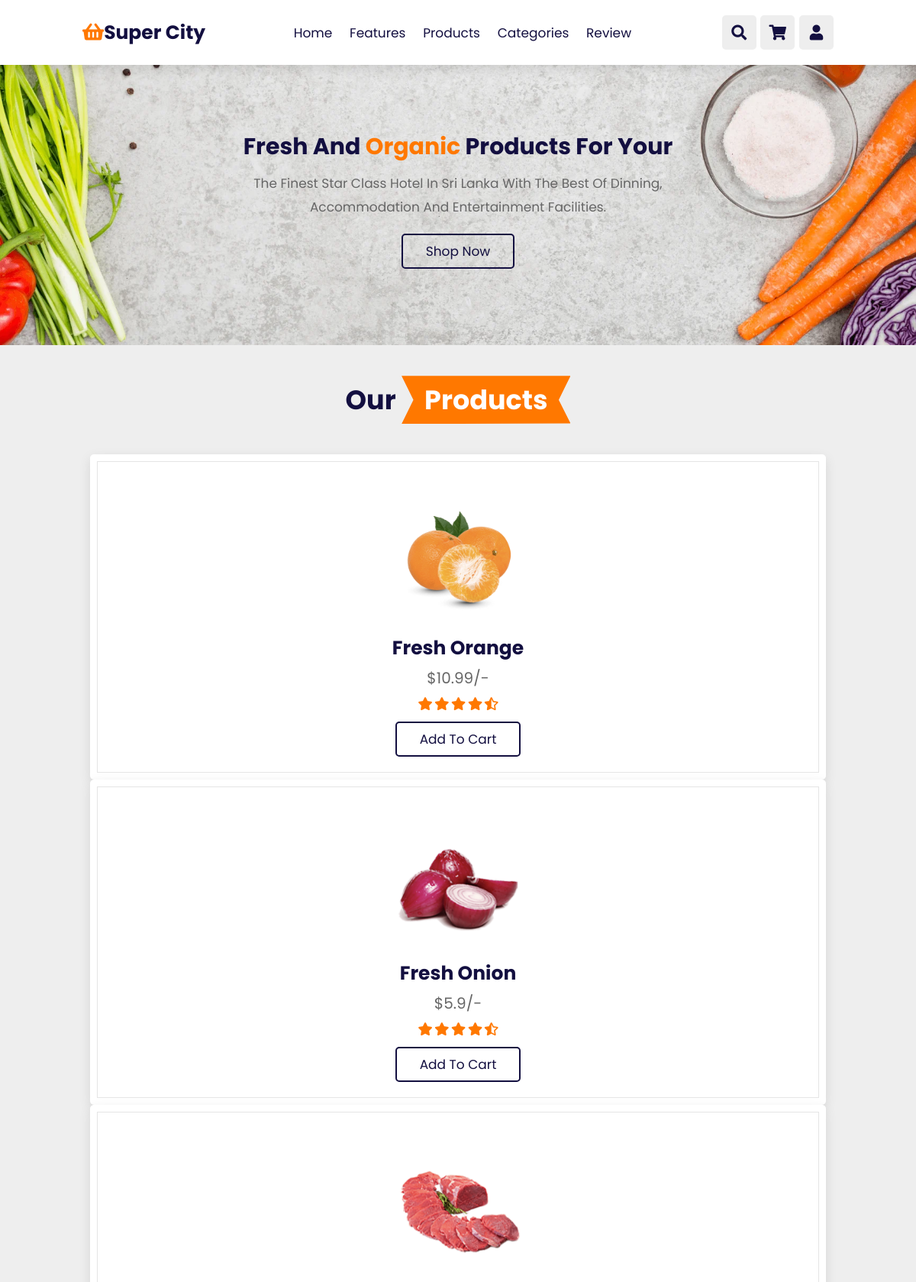
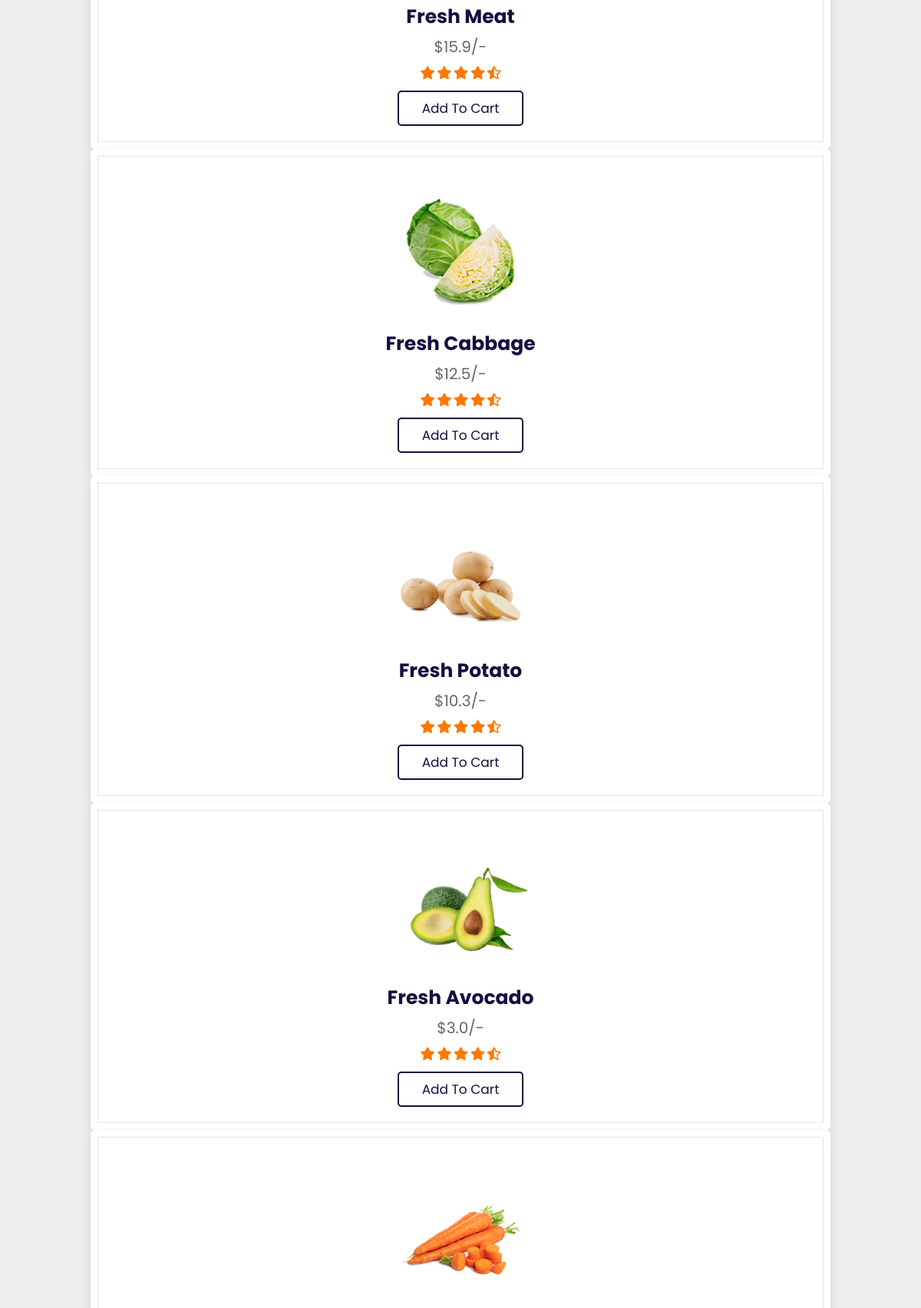
The page / (upper part) on the database its author committed (2 pictures, top to bottom).
### tables this page shows
CREATE TABLE IF NOT EXISTS `posts` (
  `id` int NOT NULL AUTO_INCREMENT,
  `user_id` varchar(20) NOT NULL,
  `price` varchar(20) NOT NULL,
  `topic_id` int DEFAULT NULL,
  `title` varchar(255) NOT NULL,
  `image` varchar(255) NOT NULL,
  `published` tinyint NOT NULL,
  `created_at` datetime NOT NULL DEFAULT CURRENT_TIMESTAMP,
  PRIMARY KEY (`id`),
  KEY `topic_id` (`topic_id`)
);

### app/controllers/posts.php (called while the page is built, shortened)
<?php
include(ROOT_PATH . "/app/database/db.php");
$table = 'posts';
$posts = selectAll($table);

### app/database/db.php (called while the page is built, shortened)
 <?php
require('connect.php');
function selectAll($table, $conditions = [])
{
    global $conn;
    $sql = "SELECT * FROM $table";
    if (empty($conditions)) {
        $stmt = $conn->prepare($sql);
        $stmt->execute();
        $records = $stmt->get_result()->fetch_all(MYSQLI_ASSOC);
        return $records;
    }
}

### index.php (the view, shortened to what this page needs)
<?php
include(ROOT_PATH . "/app/controllers/posts.php");
?>
<!DOCTYPE html>
<html lang="en">
<head>
    <link rel="stylesheet" href="https://unpkg.com/swiper@7/swiper-bundle.min.css" />
    <link rel="stylesheet" href="https://cdnjs.cloudflare.com/ajax/libs/font-awesome/5.15.4/css/all.min.css">
    <link rel="stylesheet" href="assets/css/styles.css">
</head>
<body>
<header class="header">
    <a href="#" class="logo"> <i class="fas fa-shopping-basket"></i>Super City</a>
    <nav class="navbar">
        <a href="#home">home</a>
        <a href="#features">features</a>
        <a href="#products">products</a>
        <a href="#categories">categories</a>
        <a href="#review">review</a>
    </nav>
    <div class="icons">
        <div class="fas fa-search" id="search-btn"></div>
        <div class="fas fa-shopping-cart" id="cart-btn"></div>
        <a href="login.php"><div class="fas fa-user" id="login-btn"></div></a>
    </div>
</header>
<section class="home" id="home">
    <div class="content">
        <h3>fresh and <span>organic</span> products for your</h3>
        <p>The finest star class hotel in Sri Lanka with the best of dinning, accommodation and entertainment facilities.</p>
        <a href="#" class="btn">shop now</a>
    </div>
</section>
<section class="products" id="products">
    <h1 class="heading"> our <span>products</span> </h1>
    <div class="swiper product-slider">
        <div class="swiper-wrapper">
  <?php foreach ($posts as $key => $post): ?>
            <div class="swiper-slide box">
                <img src="<?php echo BASE_URL . '/assets/images/' . $post['image']; ?>" alt="">
                <h3><?php echo $post['title'] ?></h3>
                <div class="price"> $<?php echo $post['price']?>/-</div>
                <div class="stars">
                    <i class="fas fa-star"></i>
                    <i class="fas fa-star"></i>
                    <i class="fas fa-star"></i>
                    <i class="fas fa-star"></i>
                    <i class="fas fa-star-half-alt"></i>
                </div>
                <a href="#" class="btn">add to cart</a>
            </div>
<?php endforeach; ?>
        </div>
    </div>
</section>
</body>
</html>

### assets/css/styles.css (style rules this page uses)
:root { --orange:#ff7800; --black:#130f40; --light-color:#666; --box-shadow:0 .5rem 1.5rem rgba(0,0,0,.1); --border:.2rem solid rgba(0,0,0,.1); --outline:.1rem solid rgba(0,0,0,.1); --outline-hover:.2rem solid var(--black); }
* { font-family: 'Poppins', sans-serif; margin:0; padding:0; box-sizing: border-box; outline: none; border:none; text-decoration: none; text-transform: capitalize; transition: all .2s linear; }
html { font-size: 62.5%; overflow-x: hidden; scroll-behavior: smooth; scroll-padding-top: 7rem; }
body { background:#eee; }
section { padding:2rem 9%; }
.heading { text-align: center; padding:2rem 0; padding-bottom: 3rem; font-size: 3.5rem; color:var(--black); }
.heading span { background: var(--orange); color:#fff; display: inline-block; padding:.5rem 3rem; clip-path: polygon(100% 0, 93% 50%, 100% 99%, 0% 100%, 7% 50%, 0% 0%); }
.btn { margin-top: 1rem; display: inline-block; padding:.8rem 3rem; font-size: 1.7rem; border-radius: .5rem; border:.2rem solid var(--black); color:var(--black); cursor: pointer; background: none; }
.header { position: fixed; top:0; left:0; right: 0; z-index: 1000; display: flex; align-items: center; justify-content: space-between; padding:2rem 9%; background:#fff; box-shadow: var(--box-shadow); }
.header .logo { font-size: 2.5rem; font-weight: bolder; color:var(--black); }
.header .logo i { color:var(--orange); }
.header .navbar a { font-size: 1.7rem; margin:0 1rem; color:var(--black); }
.header .icons div { height: 4.5rem; width: 4.5rem; line-height: 4.5rem; border-radius: .5rem; background: #eee; color:var(--black); font-size: 2rem; margin-left: .3rem; cursor: pointer; text-align: center; }
.home { display: flex; align-items: center; justify-content: center; background: url(banner-bg.webp) no-repeat; background-position: center; background-size: cover; padding-top: 17rem; padding-bottom: 10rem; }
.home .content { text-align: center; width:60rem; }
.home .content h3 { color:var(--black); font-size: 3rem; }
.home .content h3 span { color:var(--orange); }
.home .content p { color:var(--light-color); font-size: 1.7rem; padding:1rem 0; line-height: 1.8; }
.products .product-slider { padding:1rem; }
.products .product-slider .box { background: #fff; border-radius: .5rem; text-align: center; padding:3rem 2rem; outline-offset: -1rem; outline: var(--outline); box-shadow: var(--box-shadow); transition: .2s linear; }
.products .product-slider .box img { height:20rem; }
.products .product-slider .box h3 { font-size: 2.5rem; color:var(--black); }
.products .product-slider .box .price { font-size: 2rem; color:var(--light-color); padding:.5rem 0; }
.products .product-slider .box .stars i { font-size: 1.7rem; color:var(--orange); padding:.5rem 0; }

### rows shown on the page
posts: image (picture), title "Fresh Orange", price "10.99"
posts: image (picture), title "Fresh Onion", price "5.9"
posts: image (picture), title "Fresh Meat", price "15.9"
posts: image (picture), title "Fresh Cabbage", price "12.5"
posts: image (picture), title "Fresh Potato", price "10.3"
posts: image (picture), title "Fresh Avocado", price "3.0"
posts: image (picture)
